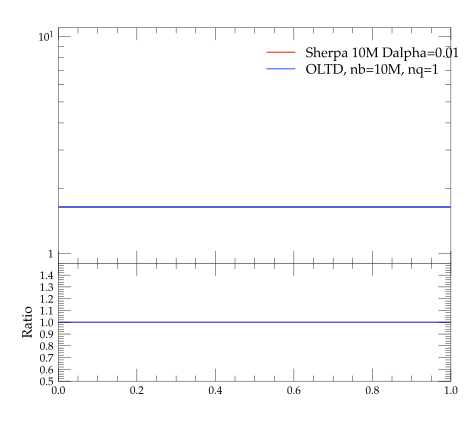

This chart was generated by the following Python code:
#! /usr/bin/env python

# This Python script was auto-generated using YODA v2.0.0.
# Analysis object: /evtb/incCut12
# Timestamp: 13-04-2024 (07:56:31)

import matplotlib as mpl
import matplotlib.pyplot as plt
mpl.use('Agg') # comment out for interactive use
import os
import numpy as np

plotDir = os.path.split(os.path.realpath(__file__))[0]
if 'YODA_USER_PLOT_PATH' in globals():
    plot_outdir = globals()['YODA_USER_PLOT_PATH']
else:
    plot_outdir = plotDir

#plot style
plt.style.use(os.path.join(plotDir, '../default.mplstyle'))
# plot metadata
figW, figH = plt.rcParams['figure.figsize']
ax_xLabel = r''
ax_yLabel = r''
ax_title  = r''
ax_xScale = 'linear'
ax_yScale = 'log'
xLims = (0.0, 1.0)
yLims = (0.9, 11.0)

# TeX-friendly labels for the legend
labels = [ r"Sherpa 10M Dalpha=0.01", r"OLTD, nb=10M, nq=1" ]

# Create figure and axis objects
fig, (ax, ratio0_ax) = plt.subplots(2, 1, sharex=True,
                  figsize=(figW,figH), gridspec_kw={'height_ratios': (2, 1)})
ratio0_ax.yaxis.set_major_locator(mpl.ticker.MultipleLocator(0.1))
ratio0_ax.set_ylim(0.5, 1.4999)
ratio0_ax.set_ylabel('Ratio')

# LineColor map: curve index -> color
linecolors = {0: '#EE3311', 1: '#3366FF'}
# the numerical data is stored in a separate file
dataf = dict()
prefix = os.path.split(__file__)[0]
if prefix:    prefix = prefix + '/'
exec(open(prefix+'incCut12__data.py').read(), dataf)


legend_handles = [] # keep track of handles for the legend

# style options for curves
# starts at zorder>=5 to draw curve on top of legend
styles = {
  'curve0': {
    'color' : linecolors[0],
    'linestyle' : '-',
    'marker' : 'o',
    'zorder' : 5,
    'histstyle' : True,
  },
  'curve1': {
    'color' : linecolors[1],
    'linestyle' : '-',
    'marker' : 'o',
    'zorder' : 6,
    'histstyle' : True,
  },
}
# curve from input yoda files in main panel
for label in dataf['yvals'].keys():
    if all(np.isnan(v) for v in dataf['yvals'][label]):
        continue
    tmp = None
    if styles[label]['histstyle']: # draw as histogram
        tmp, = ax.plot(dataf['xedges'], dataf['yedges'][label],
                       color=styles[label]['color'],
                       linestyle=styles[label]['linestyle'],
                       drawstyle='steps-pre', solid_joinstyle='miter',
                       zorder=styles[label]['zorder'], label=label)
        ax.errorbar(dataf['xpoints'], dataf['yvals'][label], color=styles[label]['color'],
                    xerr=dataf['xerrs'], yerr=[dataf['ydowns'][label], dataf['yups'][label]],
                    linestyle='none', zorder=styles[label]['zorder'])
    else: # draw as scatter
        tmp = ax.errorbar(dataf['xpoints'], dataf['yvals'][label],
                          xerr=dataf['xerrs'],
                          yerr=[ dataf['ydowns'][label],
                          dataf['yups'][label] ],
                          fmt=styles[label]['marker'],
                          ecolor=styles[label]['color'],
                          color=styles[label]['color'], zorder=2)
        tmp[-1][0].set_linestyle(styles[label]['linestyle'])
    legend_handles += [tmp]
    for varLabel in dataf['variation_yvals'].keys():
        if varLabel.startswith(label):
            tmp, = ax.plot(dataf['xedges'], dataf['variation_yvals'][varLabel],
                           color=styles[label]['color'],
                           linestyle=styles[label]['linestyle'],
                           drawstyle='steps-pre', solid_joinstyle='miter',
                           zorder=styles[label]['zorder'], alpha=0.5)


# plots on ratio panel
# curve from input yoda files in ratio panel
for label, yvals in dataf['ratio0_yvals'].items():
    if all(np.isnan(v) for v in yvals):
        continue
    if styles[label]['histstyle']: # plot as histogram
        ratio0_ax.plot(dataf['xedges'], yvals,
                       color=styles[label]['color'],
                       linestyle=styles[label]['linestyle'],
                       drawstyle='steps-pre', zorder=1,
                       solid_joinstyle='miter')
        ratio0_ax.vlines(dataf['xpoints'],
                         dataf['ratio0_ymin'][label],
                         dataf['ratio0_ymax'][label],
                         color=styles[label]['color'], zorder=1)
    else: # plot as scatter
        tmp = ratio0_ax.errorbar(dataf['xpoints'],
                                 yvals, xerr=dataf['xerrs'],
                                 yerr=dataf['ratio0_yerrs'][label],
                                 fmt=styles[label]['marker'],
                                 ecolor=styles[label]['color'],
                                 color=styles[label]['color'])
        tmp[-1][0].set_linestyle(styles[label]['linestyle'])

    for varlabel in dataf['ratio0_variation_vals'].keys():
        if varlabel.startswith(label):
            ratio0_ax.plot(dataf['xedges'],
                            dataf['ratio0_variation_vals'][varlabel],
                            color=styles[label]['color'],
                            linestyle=styles[label]['linestyle'],
                            drawstyle='steps-pre', solid_joinstyle='miter',
                            zorder=1, alpha=0.5)

legend_pos = (0.5, 0.97)
ax.legend(legend_handles, labels, loc='upper left', bbox_to_anchor=legend_pos)

# set plot metadata as defined above
ratio0_ax.set_xlabel(ax_xLabel)
ratio0_ax.xaxis.set_label_coords(1., -.15)
ax.set_ylabel(ax_yLabel, loc='top')
ax.set_title(ax_title, loc='left')
ax.set_xscale(ax_xScale)
ax.set_yscale(ax_yScale)
ax.set_xlim(xLims)
ax.set_ylim(yLims)

# tick formatting
plt.rcParams['xtick.top'] = True
plt.rcParams['ytick.right'] = True
ax.yaxis.set_major_locator(mpl.ticker.LogLocator(base=10.0, numticks=np.inf))
ax.yaxis.set_minor_locator(mpl.ticker.LogLocator(
                           base=10.0, subs=np.arange(0.1, 1, 0.1), numticks=np.inf))
fig.align_ylabels((ax, ratio0_ax))
plt.savefig(os.path.join(plot_outdir, 'incCut12.pdf'), format='PDF')
plt.savefig(os.path.join(plot_outdir, 'incCut12.png'), format='PNG')

plt.close(fig)
